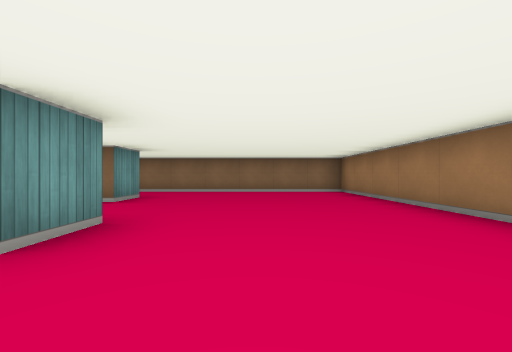
View 1 (above)

24 first-person views from a walk through a cub3D level. The camera is about half as high as the walls, looks level and sees 90° across. The floor is counted in squares. Each view is taken from the middle of a square. On the plan, view 1 faces up. The plan holds only what a view shows up to about 9 squares ahead; the rest is blank.

View 2
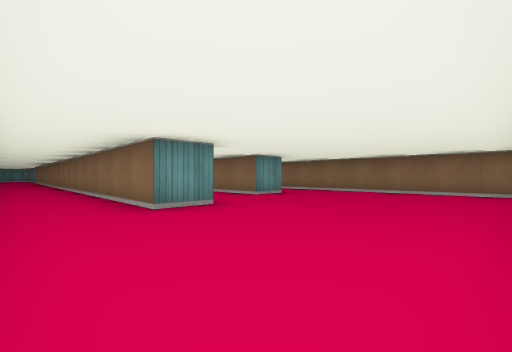

View 3
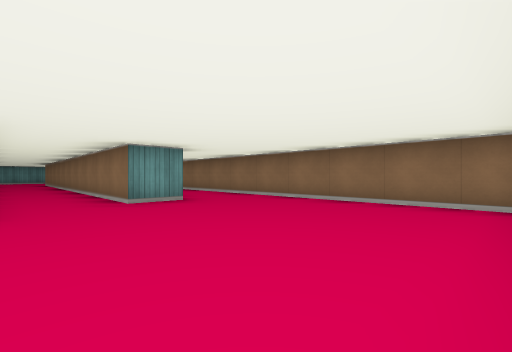

View 4
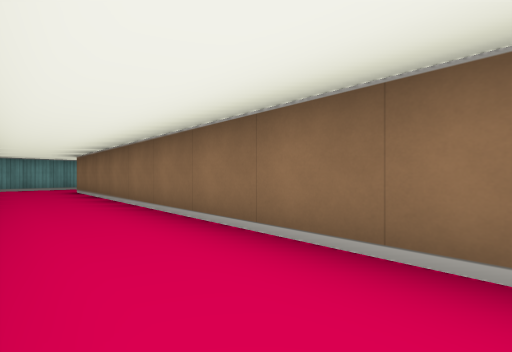

View 5
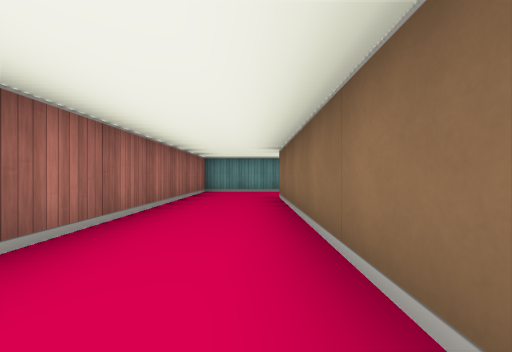

View 6
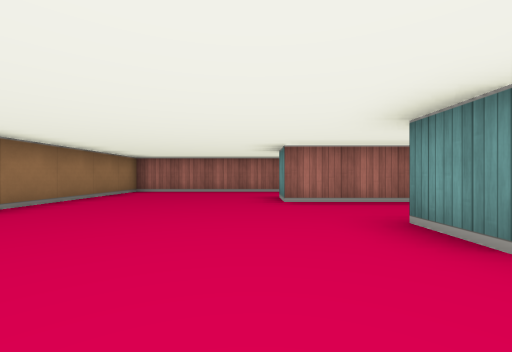

View 7
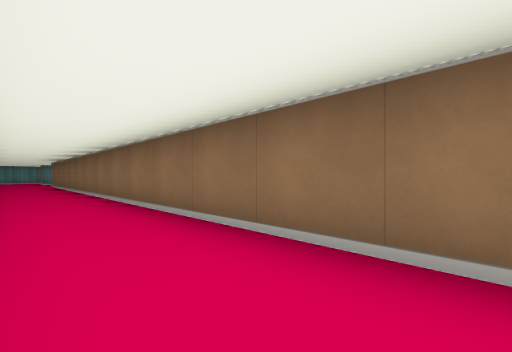

View 8
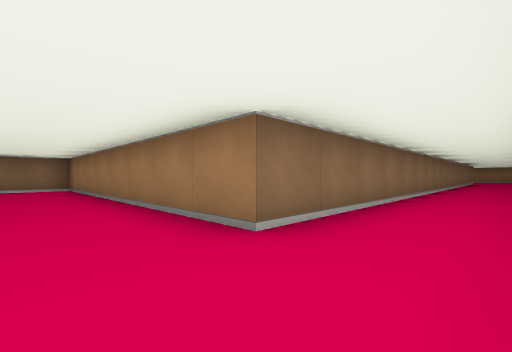

View 9
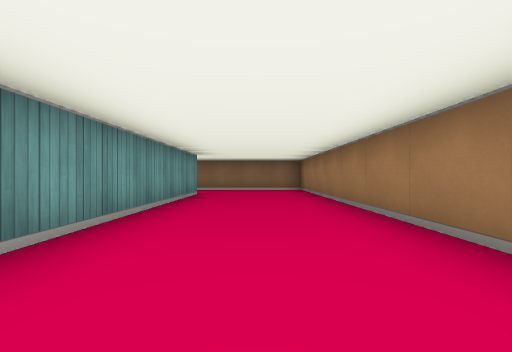

View 10
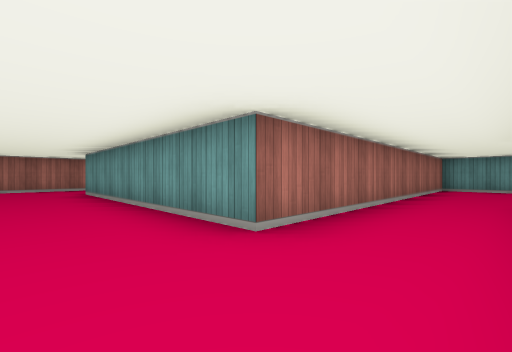

View 11
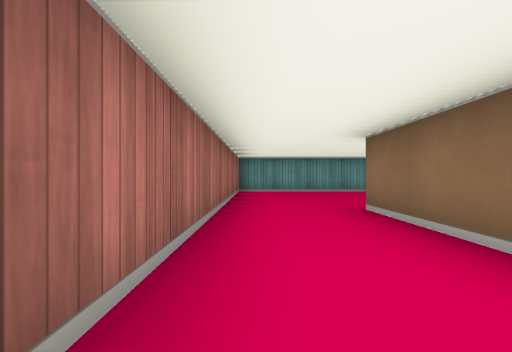

View 12
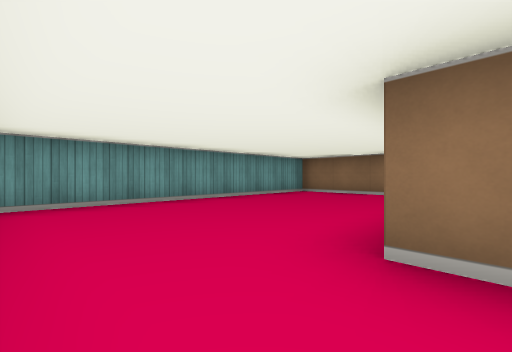

View 13
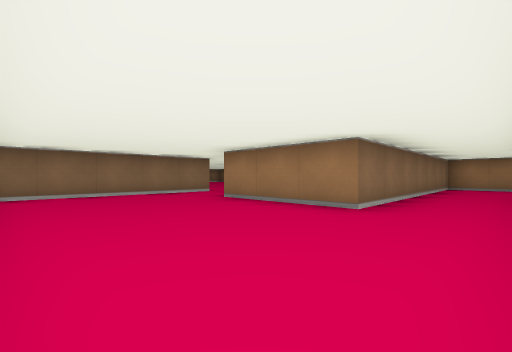

View 14
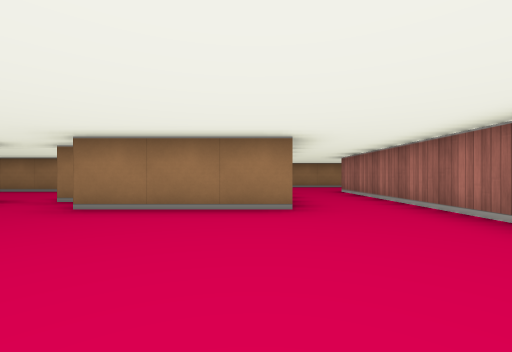

View 15
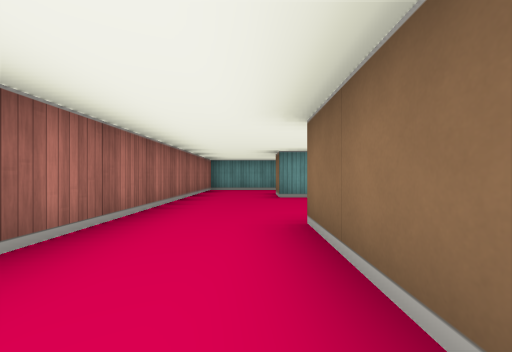

View 16
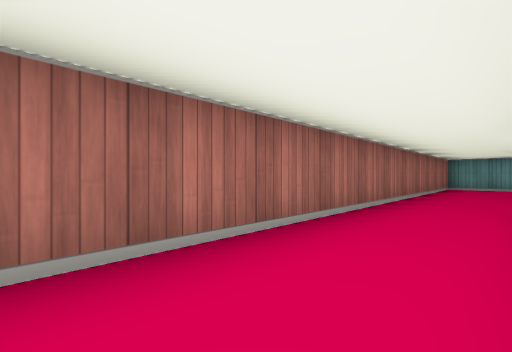

View 17
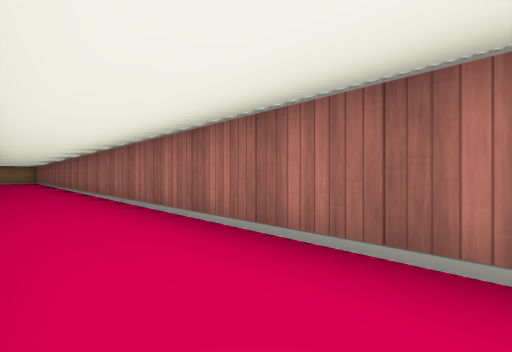

View 18
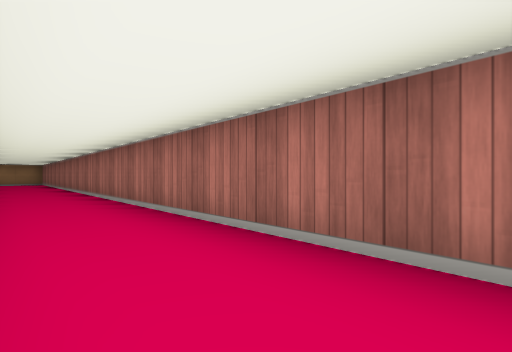

View 19
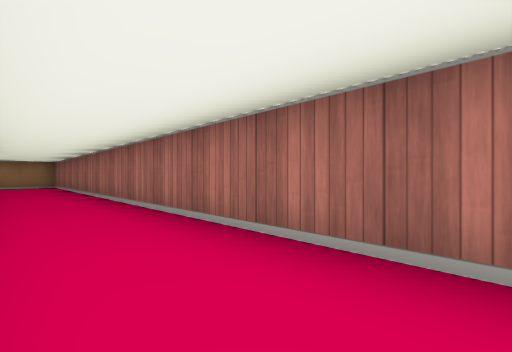

View 20
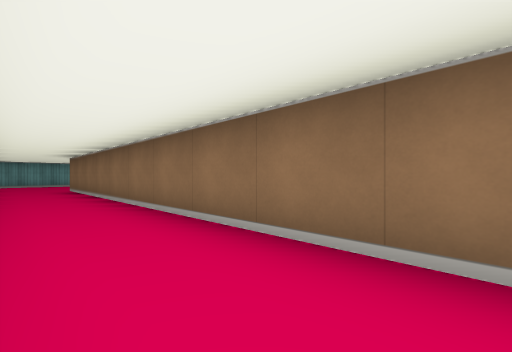

View 21
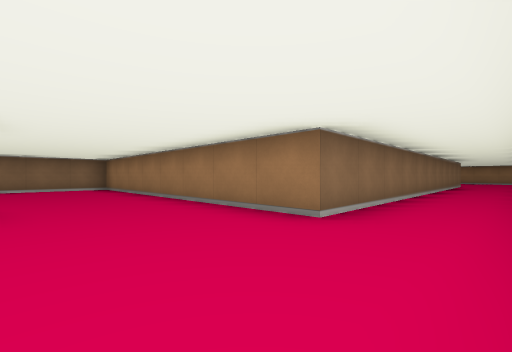

View 22
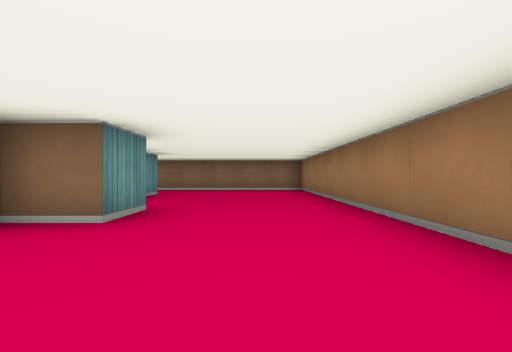

View 23
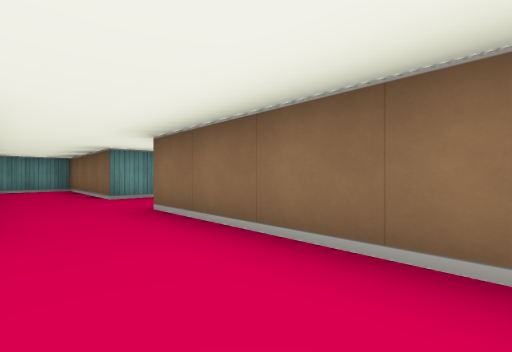

View 24
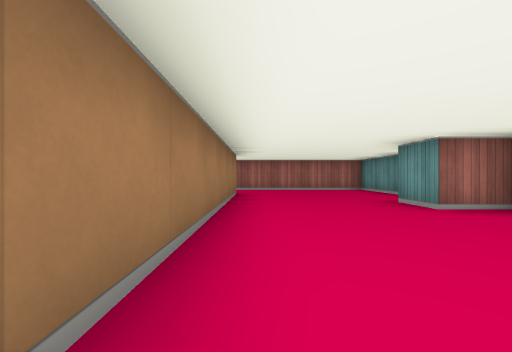

### Floor plan
Ten units are one square. View 1 is at (0, 0); x grows to the right and y downward. Boxes are objects, and circles mark ways between rooms. Rooms are numbered by the first view taken in them; rooms with no view inside come last. Other rooms are left out.
<svg viewBox="-300 -150 330 160">
<path fill="none" stroke="#000" d="M-25 -55 -25 -45M-24 -25 -15 -25 -15 -15M-15 5 25 5 25 -75 -105 -75M-125 -79 -125 -55 -65 -55M-225 5 -15 5M-255 -145 -295 -145 -295 -75 -215 -75 -215 -15 -224 -15M-15 -15 -185 -15 -185 -95 -255 -95 -255 -125M-175 -48 -175 -25 -134 -25M-175 -75 -165 -75 -165 -65 -175 -65M-175 -105 -175 -99M-38 -25 -24 -25M-25 -45 -135 -45 -135 -125 -175 -125M-205 -125 -245 -125 -245 -110M-175 -125 -185 -125"/>
<circle cx="-20" cy="-5" r="3" fill="#2a7"/>
<circle cx="-30" cy="-35" r="3" fill="#2a7"/>
<circle cx="-180" cy="-115" r="3" fill="#2a7"/>
<text x="-20" y="-50">1</text>
<text x="-190" y="-50">2</text>
<text x="-140" y="-60">3</text>
<text x="-210" y="-110">4</text>
</svg>
Room 1 opens to room 2. Room 1 opens to room 3. Room 3 opens to room 4.

Where each view was taken, in squares from view 1:
view 1: 0 up, 0 right, facing up
view 2: 0 up, 2 right, facing up-left
view 3: 3 up, 2 right, facing up-left
view 4: 6 up, 2 left, facing up-left
view 5: 7 up, 5 left, facing left
view 6: 7 up, 1 left, facing down
view 7: 0 up, 5 left, facing up-left
view 8: 0 up, 20 left, facing up-right
view 9: 1 up, 20 left, facing up
view 10: 9 up, 20 left, facing down-left
view 11: 8 up, 22 left, facing left
view 12: 8 up, 25 left, facing up-left
view 13: 8 up, 29 left, facing up-right
view 14: 10 up, 29 left, facing right
view 15: 1 up, 16 left, facing left
view 16: 1 up, 14 left, facing down-left
view 17: 1 up, 17 left, facing down-right
view 18: 1 up, 14 left, facing down-right
view 19: 1 up, 10 left, facing down-right
view 20: 3 up, 4 left, facing up-left
view 21: 3 up, 16 left, facing up-right
view 22: 4 up, 15 left, facing up
view 23: 11 up, 15 left, facing up-left
view 24: 11 up, 14 left, facing down
